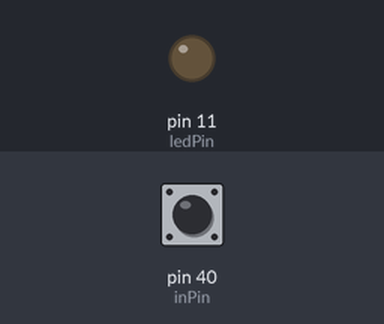
Bench run of a program on a simulated Raspberry Pi (header pin numbers). Parts: output pins drawn as LEDs (lit = HIGH). The inputs (shaded band) are chosen by the test bench; at power-on: pin 40 (inPin) HIGH. What the program prints to the terminal is not drawn.

Above: at 1.2 s.
1.3 s: pin 40 (inPin) pulled LOW for 0.15 s
At 2.7 s:
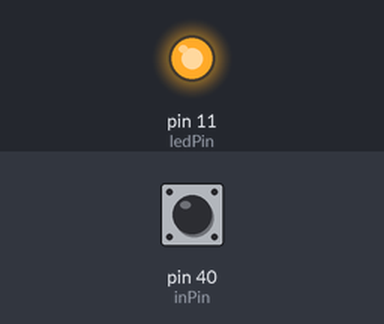
3.0 s: pin 40 (inPin) pulled LOW for 1 s
At 4.8 s:
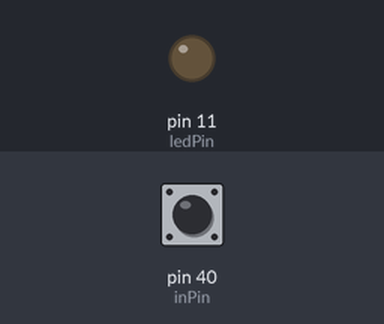
5.5 s: pin 40 (inPin) pulled LOW for 3.2 s
At 9.7 s:
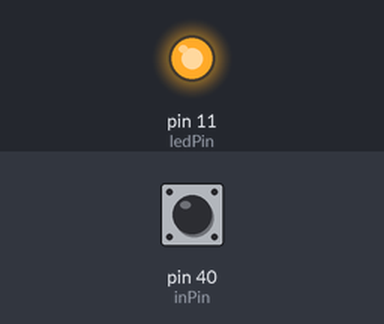
Timing chart, 0 to 11.2 s (numbered marks = the images above; inputs shaded):
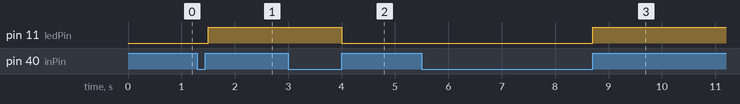

The program:

intPullUP_w_LED.py
```python
import RPi.GPIO as GPIO
from time import sleep

GPIO.setmode(GPIO.BOARD)

delay = 0.1

 # Set pin numbers
inPin = 40
ledPin = 11

# Set pin 40 as input and set internal pull up resistor. pin 11 as output
GPIO.setup(inPin, GPIO.IN, pull_up_down=GPIO.PUD_UP)
GPIO.setup(ledPin, GPIO.OUT)

# # Run until ctrl + C
# try:
#     while True:

#         # Read input from pin 40
#         readVal=GPIO.input(inPin)
#         print(readVal)

#         # if button pushed down, LED will turn on
#         if readVal == 0:
#             GPIO.output(ledPin, True)
#         else:
#             GPIO.output(ledPin, False)
#         sleep(delay)

# except KeyboardInterrupt:
#     GPIO.cleanup()
#     print()


# # This toggles light switch using a counter
# counter = 0
# try:
#     while True:

#         # Read input from pin 40
#         readVal=GPIO.input(inPin)
#         # print(readVal)

#         # if button pushed down, add 1 to counter
#         if readVal == 0:
#             counter += 1

#         if counter % 2 == 0:
#             GPIO.output(ledPin, False)
#         else:
#             GPIO.output(ledPin, True)

#         sleep(delay)

# except KeyboardInterrupt:
#     GPIO.cleanup()
#     print()

# OR Use states
LEDstate = 0
buttonState = 1
buttonStateOld = 1

try:
        while True:
            buttonState = GPIO.input(inPin)
            print(buttonState)

            if buttonState == 1 and buttonStateOld == 0:
                LEDstate = not LEDstate
                GPIO.output(ledPin, LEDstate)
            buttonStateOld = buttonState

            sleep(delay)

except KeyboardInterrupt:
    GPIO.cleanup()
    print()
```

Measured:
- after the input at 1.3 s, pin 11 (ledPin): LOW → HIGH after 0.20 s
- after the input at 3.0 s, pin 11 (ledPin): HIGH → LOW after 1.0 s
- after the input at 5.5 s, pin 11 (ledPin): LOW → HIGH after 3.2 s
